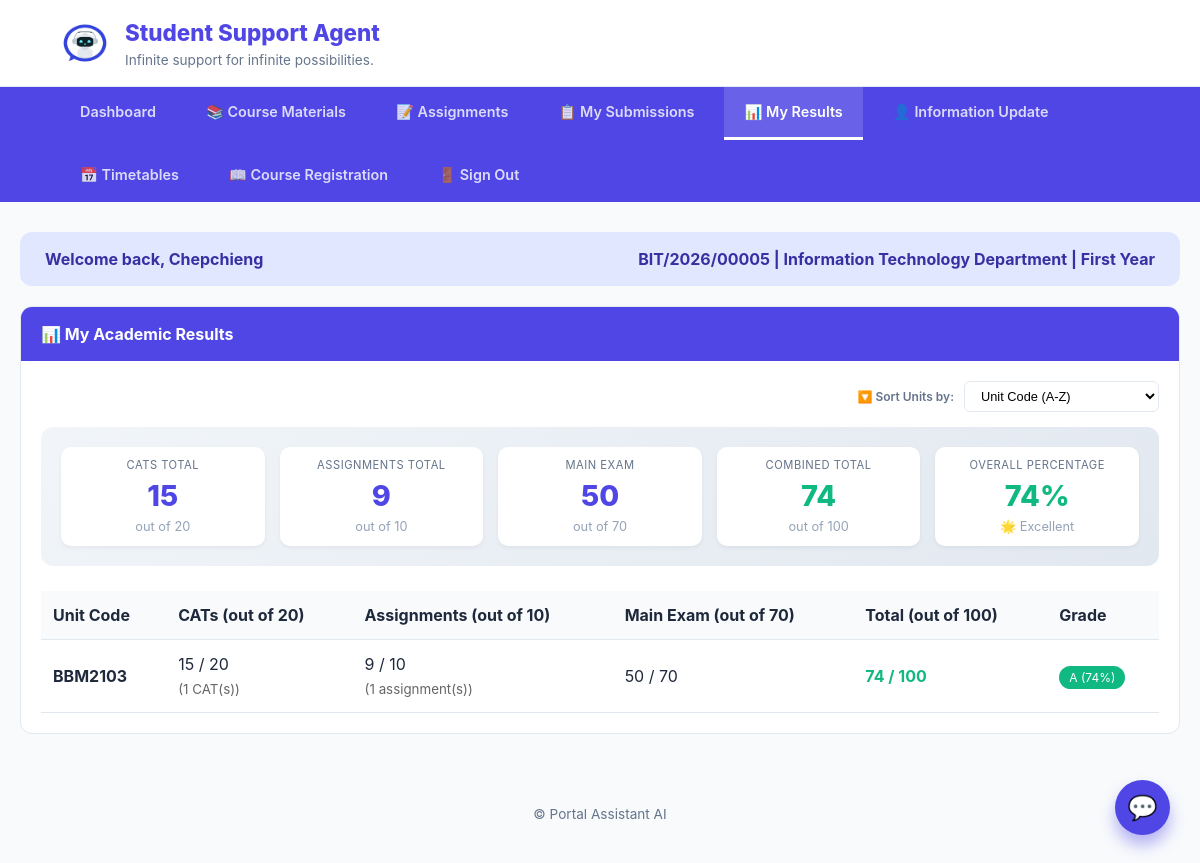
Screenshot of /Student/home.php?page=my_results (signed in) with the database file from the repository.
### tables this page shows
CREATE TABLE `users` (
  `id` int(11) NOT NULL,
  `full_name` varchar(100) NOT NULL,
  `reg_number` varchar(50) NOT NULL,
  `email` varchar(100) NOT NULL,
  `password` varchar(255) NOT NULL,
  `password_changed` tinyint(1) NOT NULL DEFAULT 0,
  `role` enum('student','admin','lecturer') NOT NULL DEFAULT 'student',
  `department` varchar(100) NOT NULL,
  `phone` varchar(20) DEFAULT NULL,
  `created_at` timestamp NOT NULL DEFAULT current_timestamp(),
  `survey_done` tinyint(1) DEFAULT 0
);

### Student/Home.php (the view, shortened to what this page needs)
<?php
$conn = mysqli_connect("localhost", "root", "", "Portal-Asisstant-AI");
$user_id = $_SESSION['user_id'];
$student_reg = $_SESSION['reg_number'];
$student_dept = $_SESSION['department'];
$sql = "SELECT full_name, reg_number, password, department, created_at FROM users WHERE id = ? AND role = 'student'";
$stmt = mysqli_prepare($conn, $sql);
mysqli_stmt_bind_param($stmt, "i", $user_id);
mysqli_stmt_execute($stmt);
$result = mysqli_stmt_get_result($stmt);
$student = mysqli_fetch_assoc($result);
function getStudentYearLevel($reg_number, $created_at) {
    if (preg_match('/\/(\d{4})\//', $reg_number, $matches)) {
        $admission_year = intval($matches[1]);
        $current_year = date('Y');
        $year_diff = $current_year - $admission_year;
        if ($year_diff == 0) return 'First Year';
    }
    return 'Fourth Year';
}
$student_year_level = getStudentYearLevel($student['reg_number'], $student['created_at']);
$name_parts = explode(" ", $student['full_name']);
$fname = $name_parts[0] ?? 'Student';
$page = $_GET['page'] ?? 'dashboard';
$results_sort = $_GET['results_sort'] ?? 'unit_asc';
?>
<!DOCTYPE html>
<html lang="en">
<head>
</head>
<body>
<header>
    <div class="branding">
        <img src="../Images/logo.jpg" class="logoimg" alt="Logo">
        <div>
            <h1>Student Support Agent</h1>
            <small>Infinite support for infinite possibilities.</small>
        </div>
    </div>
</header>
<nav>
    <a href="home.php?page=dashboard" class="<?php echo $page === 'dashboard' ? 'active' : ''; ?>">Dashboard</a>
    <a href="home.php?page=materials" class="<?php echo $page === 'materials' ? 'active' : ''; ?>">📚 Course Materials</a>
    <a href="home.php?page=assignments" class="<?php echo $page === 'assignments' ? 'active' : ''; ?>">📝 Assignments</a>
    <a href="home.php?page=my_submissions" class="<?php echo $page === 'my_submissions' ? 'active' : ''; ?>">📋 My Submissions</a>
    <a href="home.php?page=my_results" class="<?php echo $page === 'my_results' ? 'active' : ''; ?>">📊 My Results</a>
    <a href="personal_information.php">👤 Information Update</a>
    <a href="teaching_timetable.php">📅 Timetables</a>
    <a href="registration.php">📖 Course Registration</a>
    <a href="../logout.php">🚪 Sign Out</a>
</nav>
<div class="container">
    <div class="student-strip">
        <span>Welcome back, <?php echo htmlspecialchars($fname); ?></span>
        <span><?php echo htmlspecialchars($student['reg_number']); ?> | <?php echo htmlspecialchars($student_dept); ?> Department | <?php echo $student_year_level; ?></span>
    </div>
    <?php
    switch($page) {
        case 'dashboard': ?>
        <?php break;
case 'my_results':
    $results_query = "SELECT s.*, a.title as assignment_title, a.unit_code as assignment_unit_code, a.total_marks as assignment_total_marks, a.due_date, a.assessment_type
                     FROM assignment_submissions s
                     LEFT JOIN assignments a ON s.assignment_id = a.id
                     WHERE s.student_reg = '$student_reg'
                     AND (s.status = 'graded' OR s.assignment_id = 0)
                     ORDER BY COALESCE(a.unit_code, s.unit_code), s.submitted_at DESC";
    $results_result = mysqli_query($conn, $results_query);
    $unit_results = [];
    while($row = mysqli_fetch_assoc($results_result)) {
        $unit = $row['assignment_unit_code'] ?? $row['unit_code'];
        if (!isset($unit_results[$unit])) {
            $unit_results[$unit] = [
                'unit_code' => $unit,
                'cat_total' => 0,
                'assignment_total' => 0,
                'exam_score' => 0,
                'cat_count' => 0,
                'assignment_count' => 0
            ];
        }
        $assessment_type = $row['assessment_type'] ?? 'Assignment';
        $obtained = floatval($row['obtained_marks'] ?? 0);
        if ($row['assignment_id'] == 0) {
            if ($row['total_marks'] == 20) {
                $assessment_type = 'CAT';
            } elseif ($row['total_marks'] == 70) {
                $assessment_type = 'Exam';
            } else {
                $assessment_type = 'Assignment';
            }
        }
        if ($assessment_type == 'CAT') {
            $unit_results[$unit]['cat_total'] += $obtained;
            $unit_results[$unit]['cat_count']++;
        } elseif ($assessment_type == 'Exam') {
            $unit_results[$unit]['exam_score'] += $obtained;
        } else {
            $unit_results[$unit]['assignment_total'] += $obtained;
            $unit_results[$unit]['assignment_count']++;
        }
    }
    foreach($unit_results as $unit => $data) {
        $unit_results[$unit]['cat_total'] = min($data['cat_total'], 20);
        $unit_results[$unit]['assignment_total'] = min($data['assignment_total'], 10);
        $unit_results[$unit]['exam_score'] = min($data['exam_score'], 70);
        $unit_results[$unit]['total_score'] = $unit_results[$unit]['cat_total'] + $unit_results[$unit]['assignment_total'] + $unit_results[$unit]['exam_score'];
    }
    $unit_results_array = array_values($unit_results);
    usort($unit_results_array, function($a, $b) use ($results_sort) {
        if ($results_sort == 'cat_desc') return $b['cat_total'] <=> $a['cat_total'];
        if ($results_sort == 'assignment_desc') return $b['assignment_total'] <=> $a['assignment_total'];
        if ($results_sort == 'total_desc') return $b['total_score'] <=> $a['total_score'];
        if ($results_sort == 'total_asc') return $a['total_score'] <=> $b['total_score'];
        return strcmp($a['unit_code'], $b['unit_code']);
    });
    $total_cats = 0;
    $total_assignments = 0;
    $total_exam = 0;
    $total_overall = 0;
    foreach($unit_results_array as $unit) {
        $total_cats += $unit['cat_total'];
        $total_assignments += $unit['assignment_total'];
        $total_exam += $unit['exam_score'];
        $total_overall += $unit['total_score'];
    }
    $unit_count = count($unit_results_array);
    $max_cats = $unit_count * 20;
    $max_assignments = $unit_count * 10;
    $max_exam = $unit_count * 70;
    $max_total = $unit_count * 100;
    $overall_percentage = ($max_total > 0) ? ($total_overall / $max_total) * 100 : 0;
    $grade_color = $overall_percentage >= 70 ? '#10b981' : ($overall_percentage >= 50 ? '#f59e0b' : '#ef4444');
    ?>
    <div class="card">
        <div class="card-header">📊 My Academic Results</div>
        <div class="card-body">
            <div class="sort-bar">
                <label>🔽 Sort Units by:</label>
                <select onchange="location.href='home.php?page=my_results&results_sort='+this.value">
                    <option value="unit_asc" <?php echo $results_sort == 'unit_asc' ? 'selected' : ''; ?>>Unit Code (A-Z)</option>
                </select>
            </div>
            <div class="results-summary">
                <div class="result-stat">
                    <div class="label">CATs Total</div>
                    <div class="value"><?php echo $total_cats; ?></div>
                    <div class="total">out of <?php echo $max_cats; ?></div>
                </div>
                <div class="result-stat">
                    <div class="label">Assignments Total</div>
                    <div class="value"><?php echo $total_assignments; ?></div>
                    <div class="total">out of <?php echo $max_assignments; ?></div>
                </div>
                <div class="result-stat">
                    <div class="label">Main Exam</div>
                    <div class="value"><?php echo $total_exam; ?></div>
                    <div class="total">out of <?php echo $max_exam; ?></div>
                </div>
                <div class="result-stat">
                    <div class="label">Combined Total</div>
                    <div class="value" style="color: <?php echo $grade_color; ?>;"><?php echo $total_overall; ?></div>
                    <div class="total">out of <?php echo $max_total; ?></div>
                </div>
                <div class="result-stat">
                    <div class="label">Overall Percentage</div>
                    <div class="value" style="color: <?php echo $grade_color; ?>;"><?php echo round($overall_percentage, 1); ?>%</div>
                    <div class="total"><?php echo $overall_percentage >= 70 ? '🌟 Excellent' : ($overall_percentage >= 50 ? '📘 Good' : '📚 Need Improvement'); ?></div>
                </div>
            </div>
            <?php if (count($unit_results_array) == 0): ?>
                <div class="no-data">
                    <p>📭 No results available yet.</p>
                    <p>Once your assignments and exams are graded, they will appear here.</p>
                </div>
            <?php else: ?>
                <div style="overflow-x: auto;">
                    <table class="data-table">
                        <thead>
                            <tr>
                                <th>Unit Code</th>
                                <th>CATs (out of 20)</th>
                                <th>Assignments (out of 10)</th>
                                <th>Main Exam (out of 70)</th>
                                <th>Total (out of 100)</th>
                                <th>Grade</th>
                            </tr>
                        </thead>
                        <tbody>
                            <?php foreach($unit_results_array as $unit):
                                $total_display = $unit['cat_total'] + $unit['assignment_total'] + $unit['exam_score'];
                                $unit_percentage = ($total_display / 100) * 100;
                                $unit_grade = $unit_percentage >= 70 ? 'A' : ($unit_percentage >= 60 ? 'B' : ($unit_percentage >= 50 ? 'C' : ($unit_percentage >= 40 ? 'D' : 'F')));
                                $unit_grade_color = $unit_percentage >= 70 ? '#10b981' : ($unit_percentage >= 50 ? '#f59e0b' : '#ef4444');
                            ?>
                                <tr>
                                    <td><strong><?php echo $unit['unit_code']; ?></strong></td>
                                    <td>
                                        <?php echo $unit['cat_total']; ?> / 20
                                        <?php if($unit['cat_count'] > 0): ?>
                                            <br><small style="color:#666;">(<?php echo $unit['cat_count']; ?> CAT(s))</small>
                                        <?php endif; ?>
                                     </div>
                                    <td>
                                        <?php echo $unit['assignment_total']; ?> / 10
                                        <?php if($unit['assignment_count'] > 0): ?>
                                            <br><small style="color:#666;">(<?php echo $unit['assignment_count']; ?> assignment(s))</small>
                                        <?php endif; ?>
                                     </div>
                                    <td><?php echo $unit['exam_score']; ?> / 70</div>
                                    <td><strong style="color: <?php echo $unit_grade_color; ?>;"><?php echo $total_display; ?> / 100</strong></div>
                                    <td><span style="background: <?php echo $unit_grade_color; ?>; color: white; padding: 4px 10px; border-radius: 20px; font-size: 0.75rem;"><?php echo $unit_grade; ?> (<?php echo round($unit_percentage, 1); ?>%)</span></div>
                            <?php endforeach; ?>
            <?php endif; ?>
<?php break;
    }
    ?>
<div id="chat-fab" onclick="toggleChat()">💬</div>
<footer>
    &copy; Portal Assistant AI
</footer>
</body>
</html>

### Student/Home.php (style rules this page uses)
:root { --primary: #4f46e5; --primary-dark: #3730a3; --bg: #f8fafc; --white: #ffffff; --text-main: #1e293b; --text-light: #64748b; --border: #e2e8f0; --accent: #e0e7ff; --warning-bg: #fff7ed; --warning-text: #9a3412; --warning-border: #fdba74; --success: #10b981; --danger: #ef4444; }
body { font-family: 'Inter', system-ui, sans-serif; background: var(--bg); color: var(--text-main); margin: 0; line-height: 1.5; }
header { background: var(--white); border-bottom: 1px solid var(--border); padding: 1rem 5%; display: flex; align-items: center; justify-content: space-between; flex-wrap: wrap; gap: 15px; }
.branding { display: flex; align-items: center; gap: 15px; }
.logoimg { height: 50px; border-radius: 8px; }
.branding h1 { margin: 0; font-size: 1.4rem; color: var(--primary); font-weight: 800; }
.branding small { color: var(--text-light); display: block; font-size: 0.85rem; }
nav { background: var(--primary); padding: 0 5%; display: flex; gap: 10px; flex-wrap: wrap; }
nav a { color: rgba(255,255,255,0.8); text-decoration: none; padding: 14px 20px; font-size: 0.9rem; font-weight: 600; transition: 0.3s; border-bottom: 3px solid transparent; }
nav a.active { color: white; border-bottom: 3px solid white; background: rgba(255,255,255,0.15); }
.container { max-width: 1400px; margin: 30px auto; padding: 0 20px; }
.student-strip { background: var(--accent); padding: 15px 25px; border-radius: 12px; margin-bottom: 20px; display: flex; justify-content: space-between; align-items: center; color: var(--primary-dark); font-weight: 700; flex-wrap: wrap; gap: 10px; }
.card { background: var(--white); border-radius: 12px; border: 1px solid var(--border); overflow: hidden; }
.card-header { background: var(--primary); color: white; padding: 15px 20px; font-weight: 700; }
.card-body { padding: 20px; max-height: 500px; overflow-y: auto; }
.data-table { width: 100%; border-collapse: collapse; }
.data-table th, .data-table td { padding: 12px; text-align: left; border-bottom: 1px solid var(--border); }
.data-table th { background: var(--bg); font-weight: 700; }
.results-summary { display: grid; grid-template-columns: repeat(auto-fit, minmax(180px, 1fr)); gap: 15px; margin-bottom: 25px; padding: 20px; background: linear-gradient(135deg, #f1f5f9 0%, #e2e8f0 100%); border-radius: 12px; }
.result-stat { text-align: center; padding: 10px; background: white; border-radius: 10px; box-shadow: 0 2px 4px rgba(0,0,0,0.05); }
.result-stat .label { font-size: 0.7rem; color: #64748b; text-transform: uppercase; letter-spacing: 0.5px; }
.result-stat .value { font-size: 1.8rem; font-weight: 800; color: #4f46e5; }
.result-stat .total { font-size: 0.8rem; color: #94a3b8; }
footer { text-align: center; padding: 40px; color: var(--text-light); font-size: 0.85rem; }
.sort-bar { display: flex; justify-content: flex-end; margin-bottom: 15px; align-items: center; gap: 10px; flex-wrap: wrap; }
.sort-bar label { font-size: 0.75rem; font-weight: 600; color: var(--text-light); }
.sort-bar select { padding: 6px 12px; border: 1px solid var(--border); border-radius: 6px; font-size: 0.8rem; background: white; cursor: pointer; }
#chat-fab { position: fixed; bottom: 30px; right: 30px; background: var(--primary); color: white; width: 55px; height: 55px; border-radius: 50%; display: flex; align-items: center; justify-content: center; cursor: pointer; box-shadow: 0 10px 15px rgba(79, 70, 229, 0.4); z-index: 100; font-size: 1.5rem; border: none; }

### rows the page displays
users: full_name "Chepchieng", reg_number "BIT/2026/00005", student_year_level "First Year"

### other values shown
$student_dept "Information Technology"
$total_cats "15"
$max_cats "20"
$total_assignments "9"
$max_assignments "10"
$total_exam "50"
$max_exam "70"
$total_overall "74"
$max_total "100"
$overall_percentage "74"
$unit['unit_code'] "BBM2103"
$unit['cat_total'] "15"
$unit['cat_count'] "1"
$unit['assignment_total'] "9"
$unit['assignment_count'] "1"
